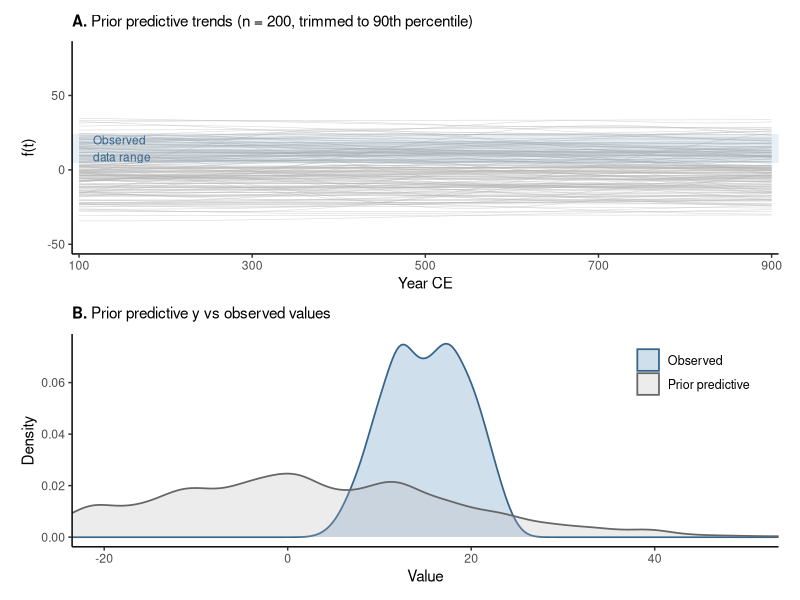

Generate this figure with R:
# Prior predictive check for the HSGP model.
#
# Kept separate from 01_example.R because it is a distinct check on the priors
# rather than part of the worked example fit itself.

library(here)
library(tidyverse)
library(patchwork)

sim_data <- read_csv(here("Simulations", "Sim_GP", "data", "simulated_data.csv"),
                     show_col_types = FALSE)

set.seed(42)

M <- 20
c_boundary <- 1.5
L <- c_boundary

time_min <- min(sim_data$Start_date)
time_max <- max(sim_data$End_date)
time_range <- time_max - time_min

pred_grid <- seq(time_min, time_max, by = 5)
x_pred_norm <- (pred_grid - time_min) / time_range

PHI_fn <- function(x_norm, M, L) {
  m_seq <- seq_len(M)
  sin(outer(pi / (2 * L) * (x_norm + L), m_seq)) / sqrt(L)
}

diagSPD_EQ_fn <- function(alpha, rho, L, M) {
  m_seq <- seq_len(M)
  alpha * sqrt(sqrt(2 * pi) * rho) *
    exp(-0.25 * (rho * pi / (2 * L))^2 * m_seq^2)
}

PHI_mat <- PHI_fn(x_pred_norm, M, L)

N_sim <- 200

rinvgamma <- function(n, shape, scale) scale / rgamma(n, shape = shape, rate = 1)

prior_draws <- tibble(
  mu = rnorm(N_sim, 0, 15),
  alpha = abs(rnorm(N_sim, 0, 10)),
  rho = rinvgamma(N_sim, shape = 5, scale = 2.5),
  sigma = rexp(N_sim, rate = 1)
)

trend_list <- vector("list", N_sim)
y_sim_all <- numeric(0)

for (i in seq_len(N_sim)) {
  z <- rnorm(M)
  spd <- diagSPD_EQ_fn(prior_draws$alpha[i], prior_draws$rho[i], L, M)
  beta_gp <- spd * z
  f <- prior_draws$mu[i] + PHI_mat %*% beta_gp

  trend_list[[i]] <- tibble(
    sim = i,
    Year = pred_grid,
    f = as.numeric(f)
  )

  y_sim_all <- c(y_sim_all, rnorm(length(f), f, prior_draws$sigma[i]))
}

trend_df <- bind_rows(trend_list)

max_abs_f <- trend_df %>%
  group_by(sim) %>%
  summarise(max_f = max(abs(f)), .groups = "drop") %>%
  filter(max_f <= quantile(max_f, 0.90))

trend_plot_df <- trend_df %>% filter(sim %in% max_abs_f$sim)

theme_panel <- theme_classic(base_size = 11) +
  theme(
    plot.title = element_text(size = 11, face = "bold", hjust = 0),
    plot.margin = margin(5, 10, 5, 10)
  )

obs_range <- range(sim_data$Value)

p_trends <- ggplot() +
  geom_line(data = trend_plot_df,
            aes(x = Year, y = f, group = sim),
            colour = "grey70", linewidth = 0.2, alpha = 0.5) +
  annotate("rect",
           xmin = -Inf, xmax = Inf,
           ymin = obs_range[1], ymax = obs_range[2],
           fill = "steelblue", alpha = 0.12) +
  annotate("text",
           x = time_min + 0.02 * time_range,
           y = mean(obs_range),
           label = "Observed\ndata range",
           hjust = 0, vjust = 0.5, size = 3, colour = "steelblue4") +
  scale_x_continuous(breaks = seq(100, 900, 200), expand = c(0.01, 0)) +
  coord_cartesian(ylim = c(-50, 80)) +
  labs(
    title = expression(bold("A.") ~ "Prior predictive trends (n = 200, trimmed to 90th percentile)"),
    x = "Year CE",
    y = "f(t)"
  ) +
  theme_panel

density_df <- bind_rows(
  tibble(Source = "Prior predictive", Value = y_sim_all),
  tibble(Source = "Observed", Value = sim_data$Value)
)

p_density <- ggplot(density_df, aes(x = Value, colour = Source, fill = Source)) +
  geom_density(alpha = 0.25, linewidth = 0.6) +
  scale_colour_manual(values = c("Prior predictive" = "grey40", "Observed" = "steelblue4"),
                      name = NULL) +
  scale_fill_manual(values = c("Prior predictive" = "grey70", "Observed" = "steelblue"),
                    name = NULL) +
  coord_cartesian(xlim = c(-20, 50)) +
  labs(
    title = expression(bold("B.") ~ "Prior predictive y vs observed values"),
    x = "Value",
    y = "Density"
  ) +
  theme_panel +
  theme(
    legend.position = c(0.97, 0.97),
    legend.justification = c(1, 1),
    legend.background = element_rect(fill = alpha("white", 0.8), colour = NA),
    legend.text = element_text(size = 9)
  )

p <- p_trends / p_density

ggsave(here("Simulations", "Sim_GP", "figures", "prior_predictive_check.png"),
       p, width = 10, height = 8, dpi = 300, bg = "white")

cat("Saved to", here("Simulations", "Sim_GP", "figures", "prior_predictive_check.png"), "\n")
